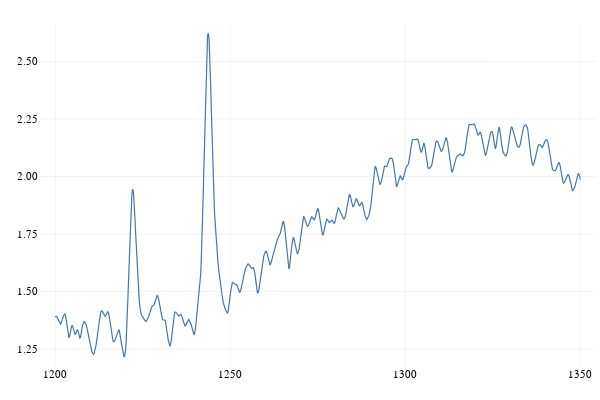

The notebook cell this image was saved under:
### Markdown cell above
Import the dataset (you can upload your own dataset and change the name of the loaded file here):

### Code cell
datafilename = "testdata-1.csv"
delimiter = ',' # verify that this is the right delimiter in case you work with your own data

dataset = let
    dat = readdlm(datafilename, delimiter)
    Curve(dat[:,1], dat[:,2])
end

plot(dataset)

### Figure 1 — Plotly figure (JSON) as saved in the notebook; plotly's stock layout.template omitted (floating-point values rounded to 4 significant figures; data arrays with more than 128 entries replaced by an {"elided": "..."} marker saying what was removed)
{"data": [{"colorbar": {"title": {"text": ""}}, "legendgroup": "", "line": {"color": "rgba(68, 119, 170, 1.000)", "dash": "solid", "shape": "linear", "width": 1.2}, "mode": "lines", "name": "", "showlegend": false, "type": "scatter", "x": {"elided": "1001 float values"}, "xaxis": "x", "y": {"elided": "1001 float values"}, "yaxis": "y", "zmax": null, "zmin": null}], "layout": {"annotations": [], "height": 400, "legend": {"bgcolor": "rgba(255, 255, 255, 0.900)", "bordercolor": "rgba(34, 34, 85, 0.100)", "borderwidth": 1, "font": {"color": "rgba(0, 0, 0, 1)", "family": "sans-serif", "size": 11}, "title": {"font": {"color": "rgba(0, 0, 0, 1)", "family": "sans-serif", "size": 15}, "text": ""}, "tracegroupgap": 0, "traceorder": "normal", "x": 1, "xanchor": "auto", "y": 1, "yanchor": "auto"}, "margin": {"b": 20, "l": 0, "r": 0, "t": 20}, "paper_bgcolor": "rgba(255, 255, 255, 1.000)", "plot_bgcolor": "rgba(255, 255, 255, 1.000)", "showlegend": true, "width": 600, "xaxis": {"anchor": "y", "domain": [0.06582, 0.9934], "gridcolor": "rgba(34, 34, 85, 0.100)", "gridwidth": 0.5, "linecolor": "rgba(0, 0, 0, 1)", "mirror": false, "range": [1196.0, 1354.0], "showgrid": true, "showline": false, "showticklabels": true, "tickangle": 0, "tickcolor": "rgba(0, 0, 0, 0)", "tickfont": {"color": "rgba(0, 0, 0, 1)", "family": "sans-serif", "size": 11}, "tickmode": "array", "ticks": "inside", "ticktext": ["1200", "1250", "1300", "1350"], "tickvals": [1200, 1250, 1300, 1350], "title": {"font": {"color": "rgba(0, 0, 0, 1)", "family": "sans-serif", "size": 15}, "text": ""}, "type": "linear", "visible": true, "zeroline": false, "zerolinecolor": "rgba(0, 0, 0, 1)"}, "yaxis": {"anchor": "x", "domain": [0.03762, 0.9902], "gridcolor": "rgba(34, 34, 85, 0.100)", "gridwidth": 0.5, "linecolor": "rgba(0, 0, 0, 1)", "mirror": false, "range": [1.174, 2.665], "showgrid": true, "showline": false, "showticklabels": true, "tickangle": 0, "tickcolor": "rgba(0, 0, 0, 0)", "tickfont": {"color": "rgba(0, 0, 0, 1)", "family": "sans-serif", "size": 11}, "tickmode": "array", "ticks": "inside", "ticktext": ["1.25", "1.50", "1.75", "2.00", "2.25", "2.50"], "tickvals": [1.25, 1.5, 1.75, 2, 2.25, 2.5], "title": {"font": {"color": "rgba(0, 0, 0, 1)", "family": "sans-serif", "size": 15}, "text": ""}, "type": "linear", "visible": true, "zeroline": false, "zerolinecolor": "rgba(0, 0, 0, 1)"}}}
